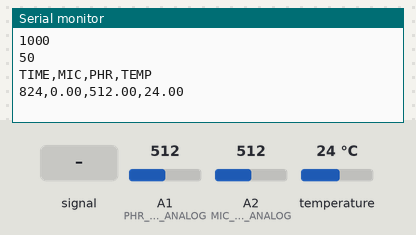
The program below on a simulated Arduino Nano, built with avr-gcc and run on an emulated ATmega328P. Parts: the last lines printed to the serial monitor. Inputs (shaded band) come from the test bench; at power-on: temperature 24 °C, A1 (PHR_SENSOR_ANALOG) = 512, A2 (MIC_SENSOR_ANALOG) = 512.

Above: at 1.2 s.
1.3 s: A2 (MIC_SENSOR_ANALOG) fed a 200 Hz sine of ±81 counts around its level
At 2.7 s:
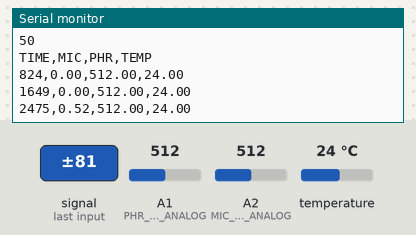
2.8 s: temperature set to 12 °C
At 4.2 s:
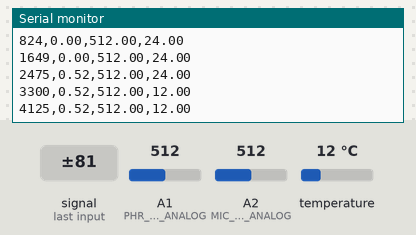
4.3 s: A1 (PHR_SENSOR_ANALOG) set to 716
5.8 s: A2 (MIC_SENSOR_ANALOG) set to 716
At 6.2 s:
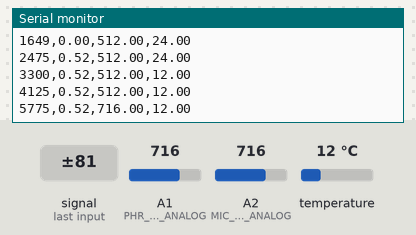
7.3 s: A2 (MIC_SENSOR_ANALOG) fed a 1000 Hz sine of ±255 counts around its level
At 8.7 s:
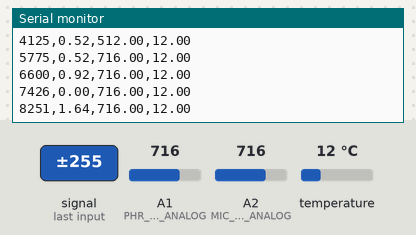
8.8 s: temperature set to 19 °C
At 10.0 s:
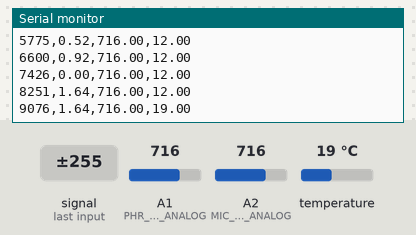
Timing chart, 0 to 11.3 s (numbered marks = the images above; inputs shaded):
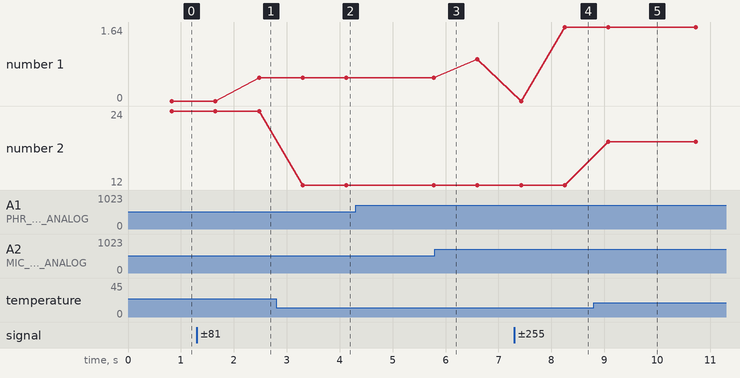

The program:

main.cpp
```cpp
/*
Compiled set of sensors to monitor the room.
Author: github.com/labrax
*/

#include "main.h"

#include <Arduino.h>
#include <OneWire.h>
#include <DallasTemperature.h>
#include <SPI.h>
#include <Wire.h>
//


template <class T>
class Measurement{
private:
  T minV, maxV, sumV;
  short int N;
  boolean any_value = false;
public:
  Measurement() {
    reset();
  }
  void reset() {
    any_value = false;
    N = 0;
    sumV = 0;
  }
  void add_measurement(T value) {
    if(not any_value) {
      minV = value;
      maxV = value;
    }
    if(value < minV)
      minV = value;
    if(value > maxV)
      maxV = value;
    N++;
    sumV += value;
  }
  T get_min() {
    return this->minV;
  }
  T get_max() {
    return this->maxV;
  }
  T get_sum() {
    return this->sumV;
  }
  T get_N() {
    return this->N;
  }
};


Measurement<double> mic;
Measurement<double> phr;
Measurement<double> temp;

#define MIC_SENSOR_ANALOG A2
#define PHR_SENSOR_ANALOG A1
#define TEMP_SENSOR_DIGITAL 2

/*
DS18B20 BLOCK
*/
OneWire oneWire(TEMP_SENSOR_DIGITAL);
DallasTemperature sensors(&oneWire);


/*
CONTROL BLOCK
*/
#define SAMPLE_WINDOW 50 //in ms
#define PRINT_WINDOW 1000
unsigned long nextPrint = 0;


void setup() {
  pinMode(TEMP_SENSOR_DIGITAL, INPUT);
  pinMode(MIC_SENSOR_ANALOG, INPUT);
  pinMode(PHR_SENSOR_ANALOG, INPUT);

  //analogReference(DEFAULT);

  Serial.begin(115200);

  Serial.println(PRINT_WINDOW);
  Serial.println(SAMPLE_WINDOW);
  Serial.println("TIME,MIC,PHR,TEMP");
}

void loop(){
  mic_op();
  phr_op();
  temp_op();

  print_all();
}


void mic_op() {
  //extracted from: https://learn.adafruit.com/adafruit-microphone-amplifier-breakout/measuring-sound-levels
  unsigned long startMillis= millis();  // Start of sample window
  unsigned int peakToPeak = 0;   // peak-to-peak level

  unsigned int signalMax = 0;
  unsigned int signalMin = 1024;

  unsigned int sample;

  //sink previous values
  analogRead(MIC_SENSOR_ANALOG);
  delay(10);


  // collect data for 50 mS
  while (millis() - startMillis < SAMPLE_WINDOW)
  {
     sample = analogRead(MIC_SENSOR_ANALOG);
     if (sample < 1024)  // toss out spurious readings
     {
        if (sample > signalMax)
        {
           signalMax = sample;  // save just the max levels
        }
        else if (sample < signalMin)
        {
           signalMin = sample;  // save just the min levels
        }
     }
  }
  peakToPeak = signalMax - signalMin;  // max - min = peak-peak amplitude
  double volts = (peakToPeak * 3.3) / 1024;  // convert to volts

  mic.add_measurement(volts);

  //mic.add_measurement(analogRead(ANALOG_INPUT));
}

void phr_op() {
  analogRead(PHR_SENSOR_ANALOG);
  //this will sink the previous analog read and provide enough time for it to be determined for next read
  delay(10);
  //
  phr.add_measurement(analogRead(PHR_SENSOR_ANALOG));
}

void temp_op() {
  sensors.requestTemperatures();
  temp.add_measurement(sensors.getTempCByIndex(0));
}


void print_all() {
  unsigned long curTime = millis();
  if(curTime >= nextPrint) {
    Serial.print(curTime); Serial.print(",");
    Serial.print(mic.get_max()); Serial.print(",");
    Serial.print(phr.get_max()); Serial.print(",");
    Serial.print(temp.get_max());
    Serial.println();

    phr.reset();
    mic.reset();
    temp.reset();

    nextPrint = nextPrint + PRINT_WINDOW;
  }
}
```

main.h
```cpp
#ifndef __RSMAIN_H_
#define __RSMAIN_H_

extern void mic_op();
extern void phr_op();
extern void temp_op();
extern void print_all();

#endif
```

Measured:
- after the input at 1.3 s, the serial monitor: prints a new line after 1.2 s (image 1)
- after the input at 2.8 s, the serial monitor: prints a new line after 0.50 s (image 2)
- after the input at 7.3 s, the serial monitor: prints a new line after 0.95 s (image 4)
- after the input at 8.8 s, the serial monitor: prints a new line after 0.28 s (image 5)
- plotted number 1: 0 → 0.52 after the input at 1.3 s, 0.52 → 0.92 after the input at 5.8 s, 0.92 → 1.64 after the input at 7.3 s
- plotted number 2: 24 → 12 after the input at 2.8 s, 12 → 19 after the input at 8.8 s
